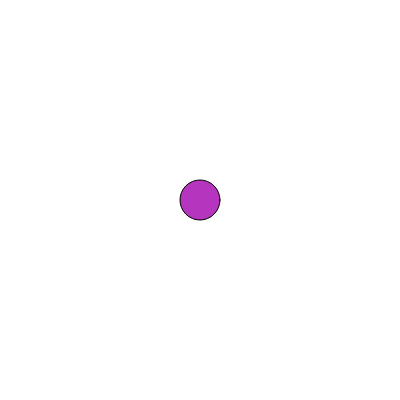
Frame 1 (no input)
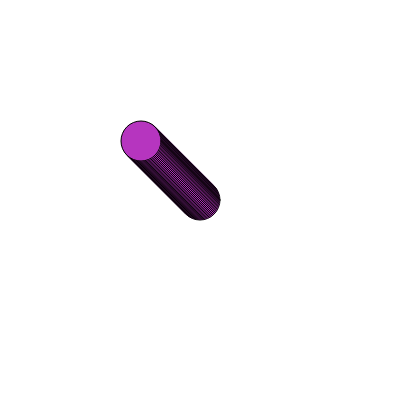
Frame 60 (no input)
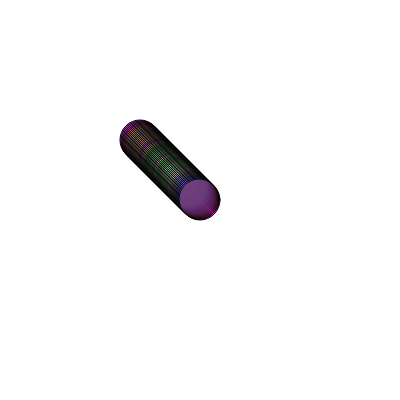
Frame 120 (the mouse pressed at the canvas centre since frame 60)

The p5.js sketch that drew these frames (run headless with seeded random() and noise() and a simulated clock; from frame 60 on, the mouse is pressed at the canvas centre):

// p5.js sketch
// ── sketch.js

    //by: zhar

    let cor; 
    let posiCaoHorizontal; // x
    let posicaoVertical; // y
    
    
    function setup() {
      createCanvas(400, 400);
      background("white");
      cor = color(random(0, 255),random(0, 255), random(0, 255));
      posiCaoHorizontal = 200;
      posicaoVertical = 200;
    }
    
    function draw() {
      
      fill(cor);
      circle(posiCaoHorizontal, posicaoVertical, 40)
     
      if (mouseX < posiCaoHorizontal) {
        posiCaoHorizontal = posiCaoHorizontal - 1;
        }
        
      
      if (mouseX > posiCaoHorizontal) {
        posiCaoHorizontal = posiCaoHorizontal + 1;
        }
      
        if (mouseY < posicaoVertical ) {
        posicaoVertical--;
      }
      
     if (mouseY > posicaoVertical ) {
        posicaoVertical++;
      }
      
     if (mouseIsPressed) {
      cor = color(random(0, 255),random(0, 255), random(0, 255), random(0, 100));
       }
    }
